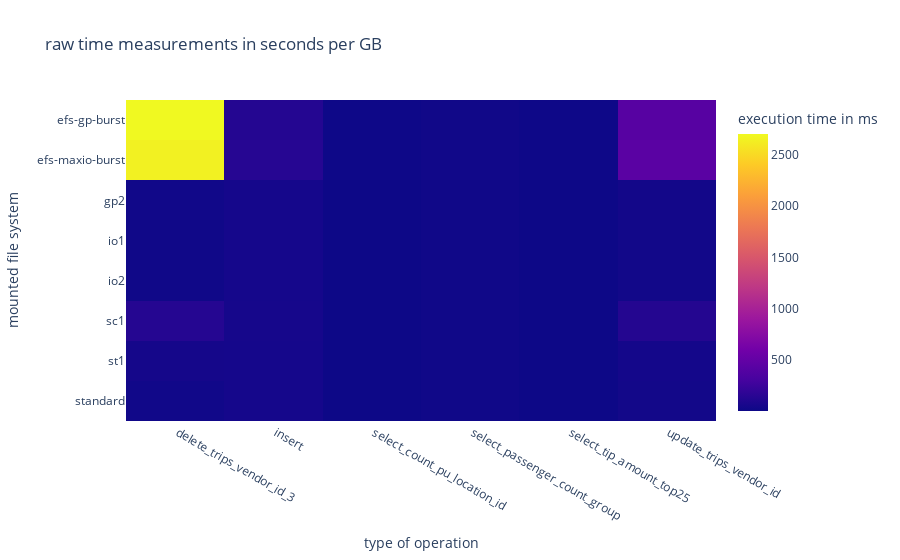

Source (notebook cell):
### Code cell
plot_data = ops_pv.drop(index = ['nvme', 'ramdisk'])
fig = plx.imshow(plot_data, aspect=('auto'), title='raw time measurements in seconds per GB', labels={'x':'type of operation', 'y':'mounted file system', 'color':'execution time in ms'})
fig.write_html('../datavis/exp2_raw_time.html')
fig.show()

### Figure 1 — Plotly figure (JSON) as saved in the notebook; plotly's stock layout.template omitted (floating-point values rounded to 4 significant figures)
{"data": [{"coloraxis": "coloraxis", "hovertemplate": "type of operation: %{x}<br>mounted file system: %{y}<br>execution time in ms: %{z}<extra></extra>", "type": "heatmap", "x": [" delete_trips_vendor_id_3", " insert", " select_count_pu_location_id", " select_passenger_count_group", " select_tip_amount_top25", " update_trips_vendor_id"], "y": ["efs-gp-burst", "efs-maxio-burst", "gp2", "io1", "io2", "sc1", "st1", "standard"], "z": [[2704.0, 124.8, 9.995, 20.92, 10.24, 415.7], [2650.0, 134.1, 9.855, 22.56, 10.15, 441.1], [25.28, 47.17, 2.525, 18.94, 2.773, 33.68], [20.72, 46.86, 2.514, 18.76, 2.778, 29.67], [20.88, 46.75, 2.499, 18.67, 2.948, 29.49], [127.1, 48.23, 2.515, 18.93, 2.869, 121.0], [42.15, 46.9, 2.483, 18.74, 2.774, 39.11], [22.53, 46.6, 2.479, 19.18, 2.814, 31.77]]}], "layout": {"coloraxis": {"colorbar": {"title": {"text": "execution time in ms"}}, "colorscale": [[0, "#0d0887"], [0.1111, "#46039f"], [0.2222, "#7201a8"], [0.3333, "#9c179e"], [0.4444, "#bd3786"], [0.5556, "#d8576b"], [0.6667, "#ed7953"], [0.7778, "#fb9f3a"], [0.8889, "#fdca26"], [1, "#f0f921"]]}, "title": {"text": "raw time measurements in seconds per GB"}, "xaxis": {"title": {"text": "type of operation"}}, "yaxis": {"autorange": "reversed", "title": {"text": "mounted file system"}}}}
